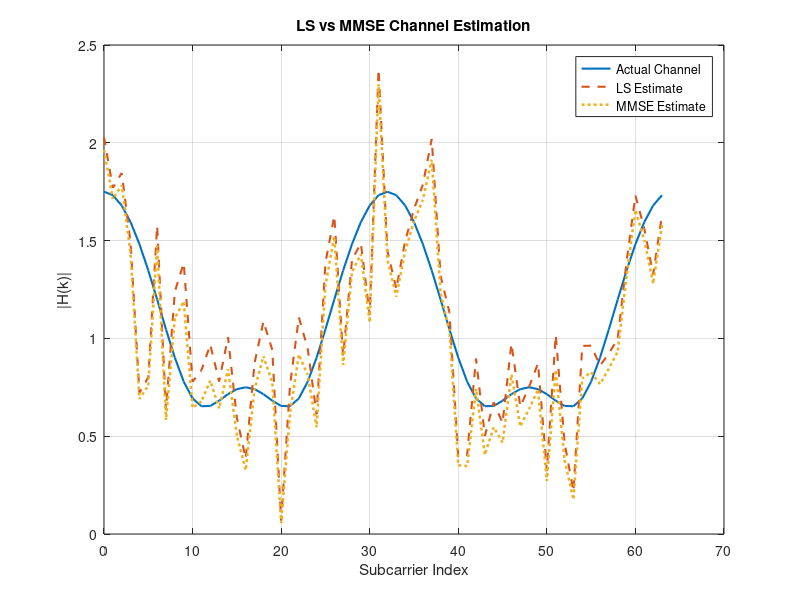
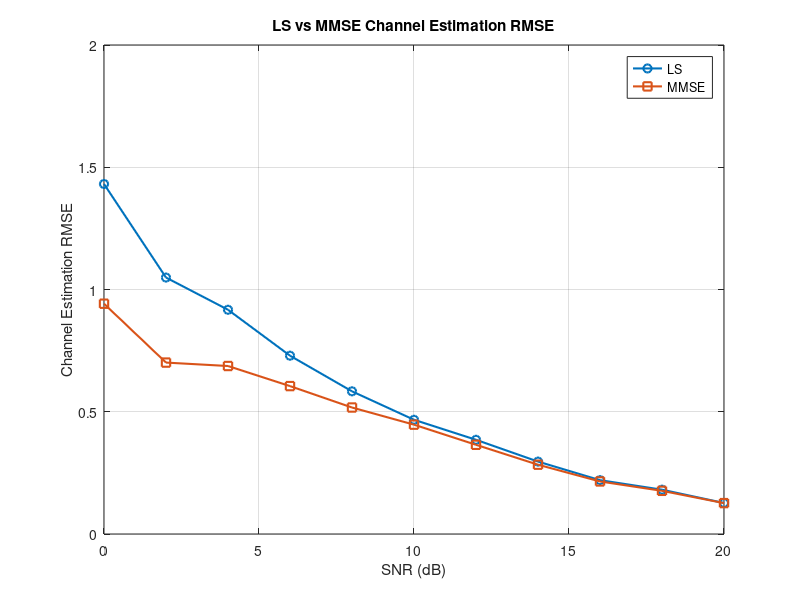
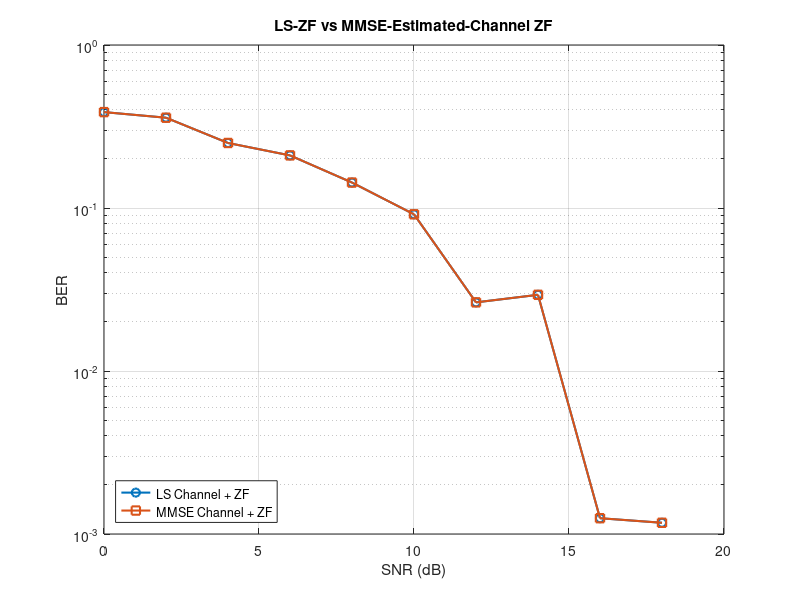
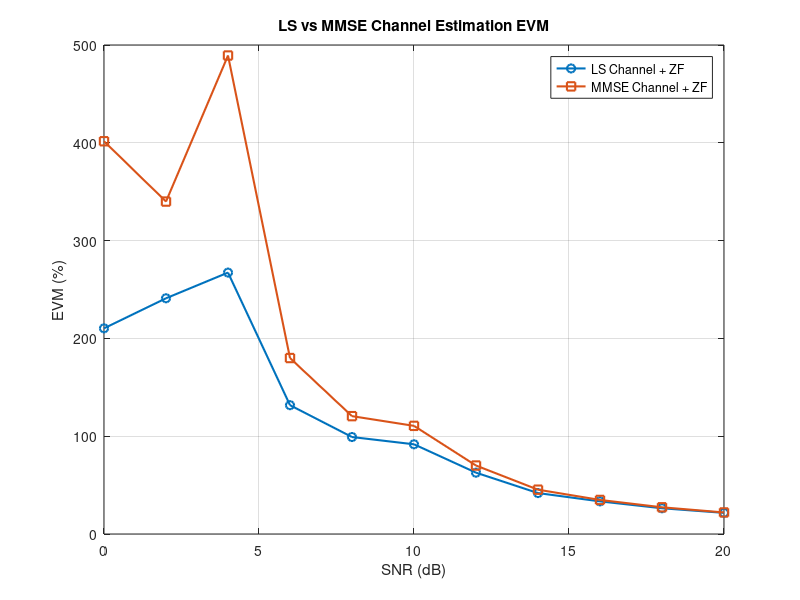

These charts were generated, in order, by the following MATLAB code:
%% STEP 18 - LS vs MMSE CHANNEL ESTIMATION
% Step 18.1 - MMSE Channel Estimation

clear;
clc;
close all;

%% System Parameters

Nfft = 64;
cpLength = 16;

M = 4;
bitsPerSymbol = log2(M);

snrTest = 10;

pathDelays = [0 2 4];
pathGains  = [1.00 0.50 0.25];

fprintf('\n============================================\n');
fprintf('       STEP 18: LS vs MMSE CHANNEL ESTIMATION\n');
fprintf('============================================\n');

fprintf('FFT Size              : %d\n',Nfft);
fprintf('Cyclic Prefix         : %d samples\n',cpLength);
fprintf('Modulation            : QPSK\n');
fprintf('Test SNR              : %d dB\n',snrTest);

%% Generate Pilot

pilotSymbolIndices = (0:Nfft-1).';

pilotSymbols = pskmod( ...
    mod(pilotSymbolIndices,M), ...
    M, ...
    pi/4);

%% OFDM Pilot Modulation

pilotIFFT = ifft(pilotSymbols,Nfft);

pilotWithCP = [
    pilotIFFT(end-cpLength+1:end);
    pilotIFFT
];

%% Multipath Channel

channelImpulseResponse = ...
    zeros(max(pathDelays)+1,1);

for p = 1:length(pathDelays)

    channelImpulseResponse(pathDelays(p)+1) = ...
        pathGains(p);

end

channelFrequencyResponse = ...
    fft(channelImpulseResponse,Nfft);

%% Transmit Pilot Through Channel

rxPilotMultipath = ...
    filter(channelImpulseResponse,1,pilotWithCP);

rxPilotNoisy = ...
    awgn(rxPilotMultipath,snrTest,'measured');

%% Remove CP

rxPilotNoCP = ...
    rxPilotNoisy(cpLength+1:end);

%% FFT

receivedPilotFrequency = ...
    fft(rxPilotNoCP,Nfft);

%% LS Channel Estimation

estimatedChannelLS = ...
    receivedPilotFrequency ./ pilotSymbols;

%% MMSE Channel Estimation

noiseToSignalRatio = ...
    10^(-snrTest/10);

estimatedChannelMMSE = zeros(Nfft,1);

for k = 1:Nfft

    H = channelFrequencyResponse(k);

    % MMSE shrinkage factor
    mmseFactor = ...
        abs(H)^2 / ...
        (abs(H)^2 + noiseToSignalRatio);

    estimatedChannelMMSE(k) = ...
        mmseFactor * estimatedChannelLS(k);

end

%% Calculate Estimation Errors

errorLS = ...
    estimatedChannelLS - channelFrequencyResponse;

errorMMSE = ...
    estimatedChannelMMSE - channelFrequencyResponse;

rmseLS = sqrt( ...
    mean(abs(errorLS).^2));

rmseMMSE = sqrt( ...
    mean(abs(errorMMSE).^2));

%% Display Results

fprintf('\n===== CHANNEL ESTIMATION RESULTS =====\n');

fprintf('Estimation Method      : LS\n');
fprintf('LS RMSE                : %.6f\n',rmseLS);

fprintf('\nEstimation Method      : MMSE\n');
fprintf('MMSE RMSE              : %.6f\n',rmseMMSE);

%% Plot Channel Magnitude

figure;

plot( ...
    0:Nfft-1, ...
    abs(channelFrequencyResponse), ...
    'LineWidth',1.5);

hold on;

plot( ...
    0:Nfft-1, ...
    abs(estimatedChannelLS), ...
    '--', ...
    'LineWidth',1.5);

plot( ...
    0:Nfft-1, ...
    abs(estimatedChannelMMSE), ...
    ':', ...
    'LineWidth',1.8);

grid on;

xlabel('Subcarrier Index');

ylabel('|H(k)|');

title('LS vs MMSE Channel Estimation');

legend( ...
    'Actual Channel', ...
    'LS Estimate', ...
    'MMSE Estimate');

fprintf('\nChannel estimation comparison graph generated successfully.\n');
%% Step 18.2 - LS vs MMSE Channel Estimation RMSE vs SNR

fprintf('\n===== STEP 18.2: LS vs MMSE RMSE vs SNR =====\n');

snrRange = 0:2:20;

rmseLS_SNR = zeros(length(snrRange),1);
rmseMMSE_SNR = zeros(length(snrRange),1);

for s = 1:length(snrRange)

    currentSNR = snrRange(s);

    % Transmit pilot through channel
    rxPilotMultipath = ...
        filter(channelImpulseResponse,1,pilotWithCP);

    % Add AWGN
    rxPilotNoisy = ...
        awgn(rxPilotMultipath,currentSNR,'measured');

    % Remove CP
    rxPilotNoCP = ...
        rxPilotNoisy(cpLength+1:end);

    % FFT
    receivedPilotFrequency = ...
        fft(rxPilotNoCP,Nfft);

    % LS estimation
    estimatedChannelLS = ...
        receivedPilotFrequency ./ pilotSymbols;

    % MMSE estimation
    noiseToSignalRatio = ...
        10^(-currentSNR/10);

    estimatedChannelMMSE = zeros(Nfft,1);

    for k = 1:Nfft

        H = channelFrequencyResponse(k);

        mmseFactor = ...
            abs(H)^2 / ...
            (abs(H)^2 + noiseToSignalRatio);

        estimatedChannelMMSE(k) = ...
            mmseFactor * estimatedChannelLS(k);

    end

    % LS RMSE
    errorLS = ...
        estimatedChannelLS - channelFrequencyResponse;

    rmseLS_SNR(s) = sqrt( ...
        mean(abs(errorLS).^2));

    % MMSE RMSE
    errorMMSE = ...
        estimatedChannelMMSE - channelFrequencyResponse;

    rmseMMSE_SNR(s) = sqrt( ...
        mean(abs(errorMMSE).^2));

    fprintf( ...
        'SNR = %2d dB   LS RMSE = %.6f   MMSE RMSE = %.6f\n', ...
        currentSNR, ...
        rmseLS_SNR(s), ...
        rmseMMSE_SNR(s));

end

%% Plot RMSE Comparison

figure;

plot( ...
    snrRange, ...
    rmseLS_SNR, ...
    '-o', ...
    'LineWidth',1.5);

hold on;

plot( ...
    snrRange, ...
    rmseMMSE_SNR, ...
    '-s', ...
    'LineWidth',1.5);

grid on;

xlabel('SNR (dB)');

ylabel('Channel Estimation RMSE');

title('LS vs MMSE Channel Estimation RMSE');

legend( ...
    'LS', ...
    'MMSE', ...
    'Location','northeast');

fprintf('\nLS vs MMSE RMSE graph generated successfully.\n');
%% Step 18.3 - LS-ZF vs MMSE-Estimated-Channel ZF BER

fprintf('\n===== STEP 18.3: LS-ZF vs MMSE-ESTIMATED-CHANNEL ZF =====\n');

numOFDMSymbols = 1000;

numQPSKSymbols = Nfft * numOFDMSymbols;

numBits = numQPSKSymbols * bitsPerSymbol;

rng(500);

%% Generate Common Data

txBits = randi([0 1],numBits,1);

txSymbolIndices = ...
    bi2de(reshape(txBits,bitsPerSymbol,[]).','left-msb');

txQPSK = ...
    pskmod(txSymbolIndices,M,pi/4);

%% OFDM Modulation

txDataMatrix = ...
    reshape(txQPSK,Nfft,numOFDMSymbols);

txIFFT = ...
    ifft(txDataMatrix,Nfft,1);

txWithCP = [
    txIFFT(end-cpLength+1:end,:);
    txIFFT
];

txDataFrame = txWithCP(:);

%% BER Arrays

berLS_ZF = zeros(length(snrRange),1);
berMMSE_ZF = zeros(length(snrRange),1);

%% SNR Loop

for s = 1:length(snrRange)

    currentSNR = snrRange(s);

    %% Data Through Channel

    rxDataMultipath = ...
        filter(channelImpulseResponse,1,txDataFrame);

    rxDataNoisy = ...
        awgn(rxDataMultipath,currentSNR,'measured');

    %% Data Receiver

    rxDataMatrix = ...
        reshape(rxDataNoisy,Nfft+cpLength,numOFDMSymbols);

    rxDataNoCP = ...
        rxDataMatrix(cpLength+1:end,:);

    rxDataFFT = ...
        fft(rxDataNoCP,Nfft,1);

    %% Pilot Through Channel

    rxPilotMultipath = ...
        filter(channelImpulseResponse,1,pilotWithCP);

    rxPilotNoisy = ...
        awgn(rxPilotMultipath,currentSNR,'measured');

    rxPilotNoCP = ...
        rxPilotNoisy(cpLength+1:end);

    receivedPilotFrequency = ...
        fft(rxPilotNoCP,Nfft);

    %% LS Channel Estimate

    estimatedChannelLS = ...
        receivedPilotFrequency ./ pilotSymbols;

    %% MMSE Channel Estimate

    noiseToSignalRatio = ...
        10^(-currentSNR/10);

    estimatedChannelMMSE = zeros(Nfft,1);

    for k = 1:Nfft

        H = channelFrequencyResponse(k);

        mmseFactor = ...
            abs(H)^2 / ...
            (abs(H)^2 + noiseToSignalRatio);

        estimatedChannelMMSE(k) = ...
            mmseFactor * estimatedChannelLS(k);

    end

    %% ZF Using LS Channel Estimate

    rxLS_ZF = zeros(size(rxDataFFT));

    for k = 1:Nfft

        rxLS_ZF(k,:) = ...
            rxDataFFT(k,:) ./ estimatedChannelLS(k);

    end

    %% ZF Using MMSE Channel Estimate

    rxMMSE_ZF = zeros(size(rxDataFFT));

    for k = 1:Nfft

        rxMMSE_ZF(k,:) = ...
            rxDataFFT(k,:) ./ estimatedChannelMMSE(k);

    end

    %% LS-ZF Demodulation

    rxLS_Serial = rxLS_ZF(:);

    rxLS_Symbols = ...
        pskdemod(rxLS_Serial,M,pi/4);

    rxLS_BitsMatrix = ...
        de2bi(rxLS_Symbols,bitsPerSymbol,'left-msb');

    rxLS_Bits = ...
        reshape(rxLS_BitsMatrix.',[],1);

    %% MMSE-Estimate ZF Demodulation

    rxMMSE_Serial = rxMMSE_ZF(:);

    rxMMSE_Symbols = ...
        pskdemod(rxMMSE_Serial,M,pi/4);

    rxMMSE_BitsMatrix = ...
        de2bi(rxMMSE_Symbols,bitsPerSymbol,'left-msb');

    rxMMSE_Bits = ...
        reshape(rxMMSE_BitsMatrix.',[],1);

    %% BER

    berLS_ZF(s) = ...
        sum(txBits ~= rxLS_Bits) / numBits;

    berMMSE_ZF(s) = ...
        sum(txBits ~= rxMMSE_Bits) / numBits;

    fprintf( ...
        'SNR = %2d dB   LS-ZF BER = %.8f   MMSE-Estimate-ZF BER = %.8f\n', ...
        currentSNR, ...
        berLS_ZF(s), ...
        berMMSE_ZF(s));

end

%% BER Comparison Plot

figure;

semilogy( ...
    snrRange, ...
    berLS_ZF, ...
    '-o', ...
    'LineWidth',1.5);

hold on;

semilogy( ...
    snrRange, ...
    berMMSE_ZF, ...
    '-s', ...
    'LineWidth',1.5);

grid on;

xlabel('SNR (dB)');

ylabel('BER');

title('LS-ZF vs MMSE-Estimated-Channel ZF');

legend( ...
    'LS Channel + ZF', ...
    'MMSE Channel + ZF', ...
    'Location','southwest');

fprintf('\nBER comparison graph generated successfully.\n');
%% Step 18.4 - LS vs MMSE Channel Estimation EVM

fprintf('\n===== STEP 18.4: LS vs MMSE EVM =====\n');

evmLS = zeros(length(snrRange),1);
evmMMSE = zeros(length(snrRange),1);

for s = 1:length(snrRange)

    currentSNR = snrRange(s);

    %% Data Through Channel

    rxDataMultipath = ...
        filter(channelImpulseResponse,1,txDataFrame);

    rxDataNoisy = ...
        awgn(rxDataMultipath,currentSNR,'measured');

    %% Receiver

    rxDataMatrix = ...
        reshape(rxDataNoisy,Nfft+cpLength,numOFDMSymbols);

    rxDataNoCP = ...
        rxDataMatrix(cpLength+1:end,:);

    rxDataFFT = ...
        fft(rxDataNoCP,Nfft,1);

    %% Pilot Through Channel

    rxPilotMultipath = ...
        filter(channelImpulseResponse,1,pilotWithCP);

    rxPilotNoisy = ...
        awgn(rxPilotMultipath,currentSNR,'measured');

    rxPilotNoCP = ...
        rxPilotNoisy(cpLength+1:end);

    receivedPilotFrequency = ...
        fft(rxPilotNoCP,Nfft);

    %% LS Channel Estimate

    estimatedChannelLS = ...
        receivedPilotFrequency ./ pilotSymbols;

    %% MMSE Channel Estimate

    noiseToSignalRatio = ...
        10^(-currentSNR/10);

    estimatedChannelMMSE = zeros(Nfft,1);

    for k = 1:Nfft

        H = channelFrequencyResponse(k);

        mmseFactor = ...
            abs(H)^2 / ...
            (abs(H)^2 + noiseToSignalRatio);

        estimatedChannelMMSE(k) = ...
            mmseFactor * estimatedChannelLS(k);

    end

    %% LS-ZF Equalization

    rxLS_ZF = zeros(size(rxDataFFT));

    for k = 1:Nfft

        rxLS_ZF(k,:) = ...
            rxDataFFT(k,:) ./ estimatedChannelLS(k);

    end

    %% MMSE-Estimate ZF Equalization

    rxMMSE_ZF = zeros(size(rxDataFFT));

    for k = 1:Nfft

        rxMMSE_ZF(k,:) = ...
            rxDataFFT(k,:) ./ estimatedChannelMMSE(k);

    end

    %% Serialize

    rxLS_Serial = rxLS_ZF(:);

    rxMMSE_Serial = rxMMSE_ZF(:);

    %% EVM

    errorLS = ...
        rxLS_Serial - txQPSK;

    errorMMSE = ...
        rxMMSE_Serial - txQPSK;

    rmsEVM_LS = sqrt( ...
        mean(abs(errorLS).^2) / ...
        mean(abs(txQPSK).^2));

    rmsEVM_MMSE = sqrt( ...
        mean(abs(errorMMSE).^2) / ...
        mean(abs(txQPSK).^2));

    evmLS(s) = rmsEVM_LS * 100;

    evmMMSE(s) = rmsEVM_MMSE * 100;

    fprintf( ...
        'SNR = %2d dB   LS EVM = %.4f %%   MMSE EVM = %.4f %%\n', ...
        currentSNR, ...
        evmLS(s), ...
        evmMMSE(s));

end

%% EVM Comparison Plot

figure;

plot( ...
    snrRange, ...
    evmLS, ...
    '-o', ...
    'LineWidth',1.5);

hold on;

plot( ...
    snrRange, ...
    evmMMSE, ...
    '-s', ...
    'LineWidth',1.5);

grid on;

xlabel('SNR (dB)');

ylabel('EVM (%)');

title('LS vs MMSE Channel Estimation EVM');

legend( ...
    'LS Channel + ZF', ...
    'MMSE Channel + ZF', ...
    'Location','northeast');

fprintf('\nEVM comparison graph generated successfully.\n');
